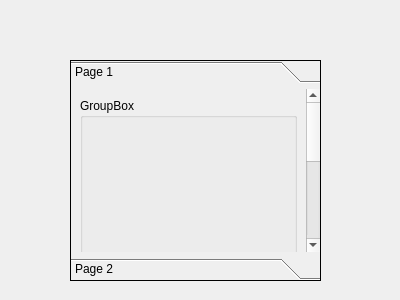
<?xml version="1.0" encoding="UTF-8"?>
<ui version="4.0">
 <class>Form</class>
 <widget class="QWidget" name="Form">
  <property name="geometry">
   <rect>
    <x>0</x>
    <y>0</y>
    <width>400</width>
    <height>300</height>
   </rect>
  </property>
  <property name="windowTitle">
   <string>Form</string>
  </property>
  <widget class="QToolBox" name="toolBox">
   <property name="geometry">
    <rect>
     <x>70</x>
     <y>60</y>
     <width>251</width>
     <height>221</height>
    </rect>
   </property>
   <property name="frameShape">
    <enum>QFrame::Box</enum>
   </property>
   <property name="currentIndex">
    <number>0</number>
   </property>
   <widget class="QWidget" name="page">
    <property name="geometry">
     <rect>
      <x>0</x>
      <y>0</y>
      <width>249</width>
      <height>379</height>
     </rect>
    </property>
    <attribute name="label">
     <string>Page 1</string>
    </attribute>
    <layout class="QVBoxLayout" name="verticalLayout">
     <item>
      <widget class="QGroupBox" name="groupBox">
       <property name="minimumSize">
        <size>
         <width>0</width>
         <height>300</height>
        </size>
       </property>
       <property name="title">
        <string>GroupBox</string>
       </property>
      </widget>
     </item>
     <item>
      <widget class="QPushButton" name="pushButton_2">
       <property name="text">
        <string>PushButton</string>
       </property>
      </widget>
     </item>
     <item>
      <widget class="QPushButton" name="pushButton">
       <property name="text">
        <string>PushButton</string>
       </property>
      </widget>
     </item>
    </layout>
   </widget>
   <widget class="QWidget" name="page_2">
    <property name="geometry">
     <rect>
      <x>0</x>
      <y>0</y>
      <width>249</width>
      <height>151</height>
     </rect>
    </property>
    <attribute name="label">
     <string>Page 2</string>
    </attribute>
    <layout class="QHBoxLayout" name="horizontalLayout">
     <item>
      <layout class="QVBoxLayout" name="verticalLayout_2"/>
     </item>
    </layout>
   </widget>
  </widget>
 </widget>
 <resources/>
 <connections/>
</ui>
